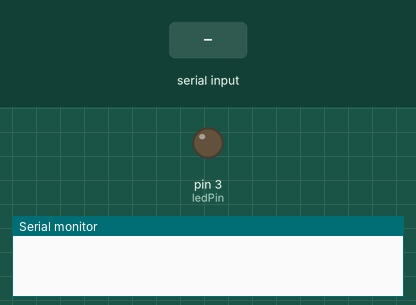
Recording of a sketch running on a simulated Arduino Uno, built with avr-gcc and run on an emulated ATmega328P. Parts: output pins drawn as LEDs (lit = HIGH), the last lines printed to the serial monitor. The inputs (shaded band) are chosen by the test bench.

Above: at 1.2 s.
1.3 s: byte 74 ('J') received over Serial
At 2.3 s:
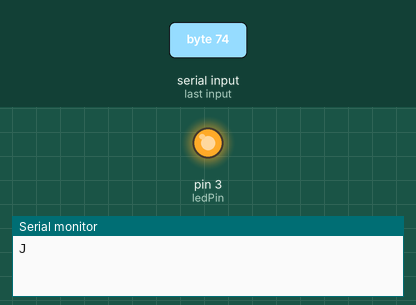
4.3 s: byte 75 ('K') received over Serial
At 4.6 s:
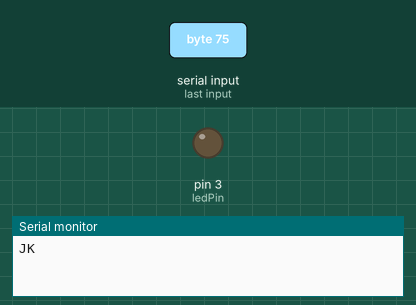
Timing chart, 0 to 7.3 s (numbered marks = the images above; inputs shaded):
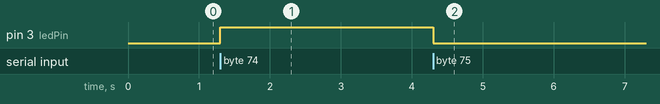

Measured:
- after the input at 1.3 s, pin 3 (ledPin): LOW → HIGH at once
- after the input at 4.3 s, pin 3 (ledPin): HIGH → LOW at once

The sketch:

SerialTest.ino
```cpp
int ledPin = 3;
int val;
String s;
void setup() {
  pinMode(ledPin, OUTPUT);
  Serial.begin(9600);
}

void loop() {
  val = Serial.read();
  if (-1 != val) {
    /*
    if (0 == val) {
      s = "";
    }else if (4 == val) {
      int i = 0;
      while(i < s.length()){
        Serial.write(s[i++]);
        delay(5);
      }
    }else {
      s += char(val);
    }
    */


    if ('J' == val) {
      digitalWrite(ledPin, HIGH);
    }else if ('K' == val) {
      digitalWrite(ledPin, LOW);
    }
    Serial.write(val);
  }
}
```
